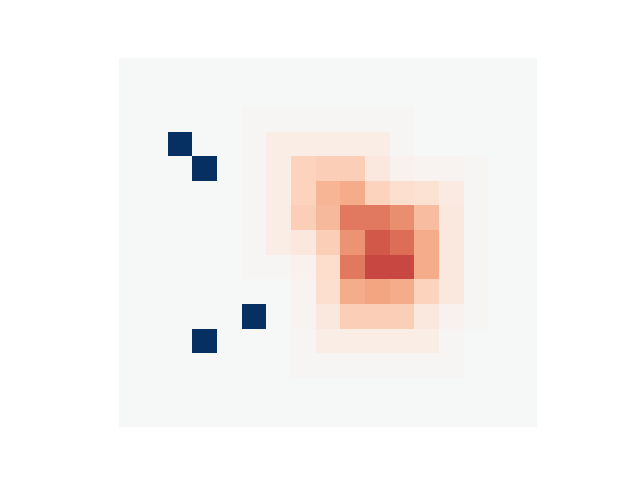
#> input picture GetGameArix/draw/im_img/001.png, 640 x 480 px; its folder holds only this picture in this run
$ python draw_similar_matrix_histogram.py
#> lines starting #> are read from the running program, lines starting #| are printed output that depends on the picture
import cv2
import os
import seaborn as sns
import matplotlib.pyplot as plt
import pandas as pd

_MAX_INFLUENCE = 25
_MIN_INFLUENCE = -16 * 4


def make_regular_image(img, size=(256, 256)):
    return img.resize(size).convert('RGB')


def getHash(image):
    chans = cv2.split(image)
#> image is the input picture: shape (480, 640, 3); mean B, G, R 242.3, 243.9, 248.5
    colors = ("b", "g", "r")
    for (chans, color) in zip(chans, colors):
        hist = cv2.calcHist([chans], [0], None, [8], [0, 256])
        plt.plot(hist,color = color)
#> this loop made 3 passes
#> (color, hist) on passes 1 to 3: ('b', [0, 0, 2401, 5476, 4851, 7375, 7302, 279795]), ('g', [0, 2401, 1801, 2450, 1225, 5476, 8502, 285345]), ('r', [2401, 0, 0, 0, 0, 0, 2401, 302398])
    # plt.savefig("1.png", dpi=500)
    plt.close()

    (b, g, r) = cv2.split(image)
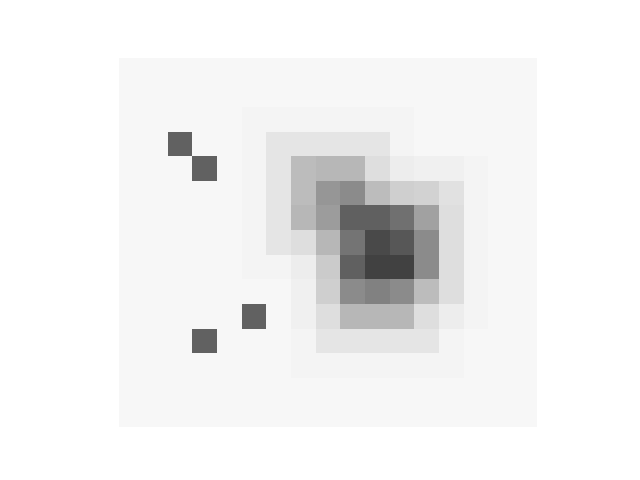
#> b: shape (480, 640); min 65, max 255, mean 242.3
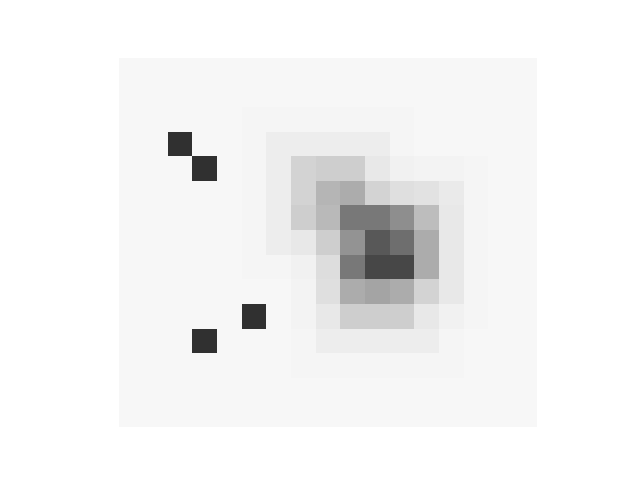
#> g: shape (480, 640); min 48, max 255, mean 243.9
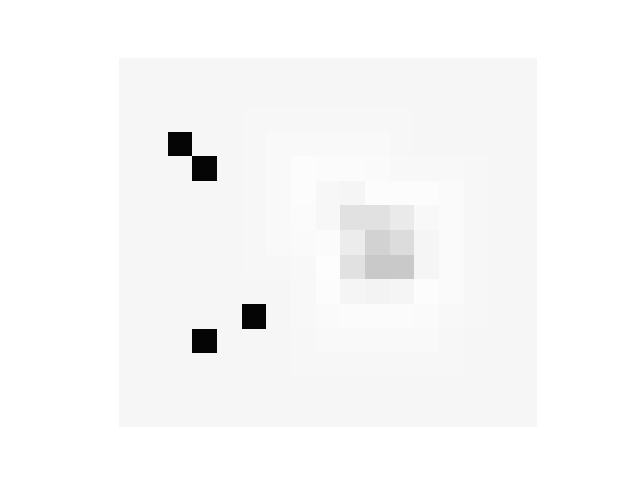
#> r: shape (480, 640); min 5, max 255, mean 248.5
    bH = cv2.equalizeHist(b)
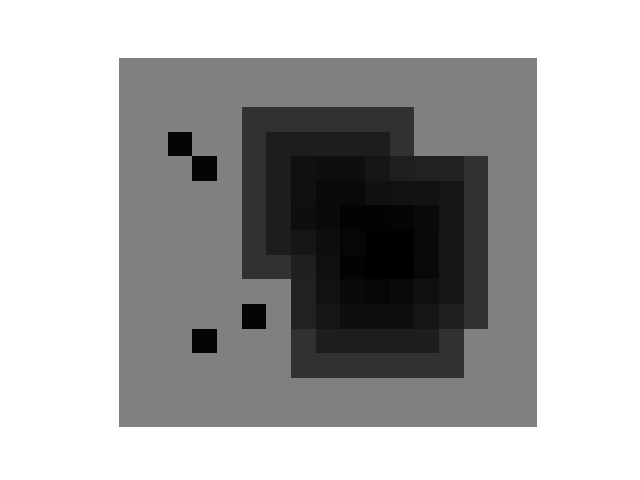
#> bH: shape (480, 640); min 0, max 255, mean 171.8
    gH = cv2.equalizeHist(g)
    rH = cv2.equalizeHist(r)
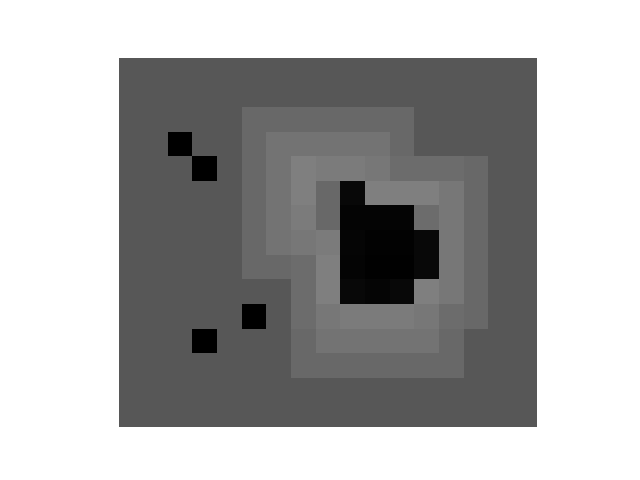
#> rH: shape (480, 640); min 0, max 255, mean 171.4
    equ2 = cv2.merge((bH, gH, rH))
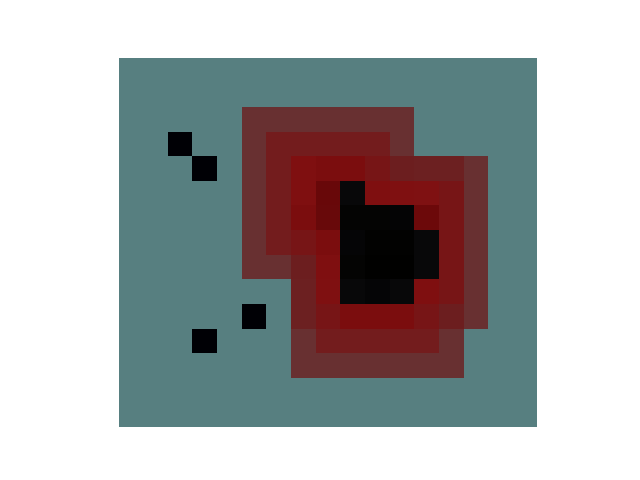
#> equ2: shape (480, 640, 3); mean B, G, R 171.8, 171.3, 171.4

    chans2 = cv2.split(equ2)
    r_list = []
    g_list = []
    b_list = []
    for (chans2, color) in zip(chans2, colors):
        hist = cv2.calcHist([chans2], [0], None, [8], [0, 256])
        plt.plot(hist, color=color)
        if color == 'r':
            r_list = hist.T[0]
        if color == 'g':
            g_list = hist.T[0]
        if color == 'b':
            b_list = hist.T[0]
#> this loop made 3 passes
#> (color, b_list) on pass 1: ('b', [38233, 21181, 0, 0, 94828, 0, 0, 152958])
#> (color, g_list) on pass 2: ('g', [38233, 21181, 0, 94828, 0, 0, 0, 152958])
    # plt.savefig("2.png", dpi=500)
    plt.close()
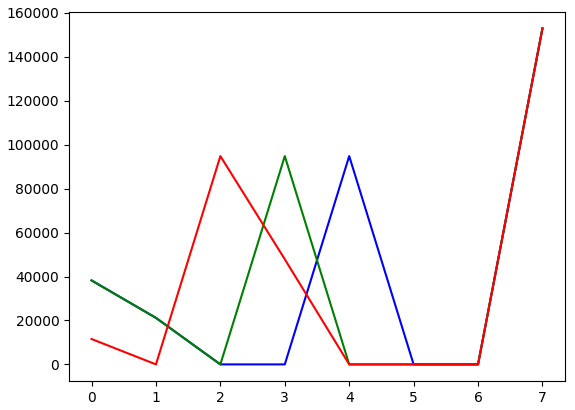
#> figure drawn by matplotlib, 1 panel
    hashString = ''
    r_max = max(r_list, key=abs)
#> r_max = 152958
    g_max = max(g_list, key=abs)
#> g_max = 152958
    b_max = max(b_list, key=abs)
#> b_max = 152958
    for i in range(8):
        hashString += '{:01X}'.format(int(r_list[i] / r_max * 15.9))
#> this loop made 8 passes
#> hashString on passes 1 to 8: '1', '10', '109', '1094', '10940', '109400', '1094000', '1094000F'
    for i in range(8):
        hashString += '{:01X}'.format(int(g_list[i] / g_max * 15.9))
#> this loop made 8 passes
#> hashString on passes 1 to 8: '1094000F3', '1094000F32', '1094000F320', '1094000F3209', '1094000F32090', '1094000F320900', '1094000F3209000', '1094000F3209000F'
    for i in range(8):
        hashString += '{:01X}'.format(int(b_list[i] / b_max * 15.9))
#> this loop made 8 passes
#> hashString on passes 1 to 8: '1094000F3209000F3', '1094000F3209000F32', '1094000F3209000F320', '1094000F3209000F3200', '1094000F3209000F32009', '1094000F3209000F320090', '1094000F3209000F3200900', '1094000F3209000F3200900F'
    return hashString


# 计算两个哈希值之间的差异
# [10 lines left out: function campHash, not called in this run]


def create_img_list(file_list):
    file_img_list = [0 for index in file_list]
    for idx, element in enumerate(file_list):
        file_img_list[idx] = getHash(cv2.imread(file_path + element))
        print(f"完成图像转录{idx}")
    return file_img_list


# [39 lines left out: function calculate_hash_similar, not called in this run]


file_path = "im_img/"
files_list = os.listdir(file_path)
files_img_list = create_img_list(files_list)
#> files_img_list = ['1094000F3209000F3200900F']
mat = [[15] * len(files_list) for _ in range(len(files_list))]
#> mat = [[15]]
with open('../../白春辉/实验平台/QLearningTest/SSIM/similar_pos.txt') as f:
#> (reads SSIM/similar_pos.txt from the repository)
    lines = f.readlines()
points = []
points_2d = [[0] * len(files_list) for _ in range(len(files_list))]
#> points_2d = [[0]]
for line in lines:
    x, y, *_ = line.split()
    points.append((int(x), int(y)))
#> (the run stopped early here; a loop or call above may not have finished)
